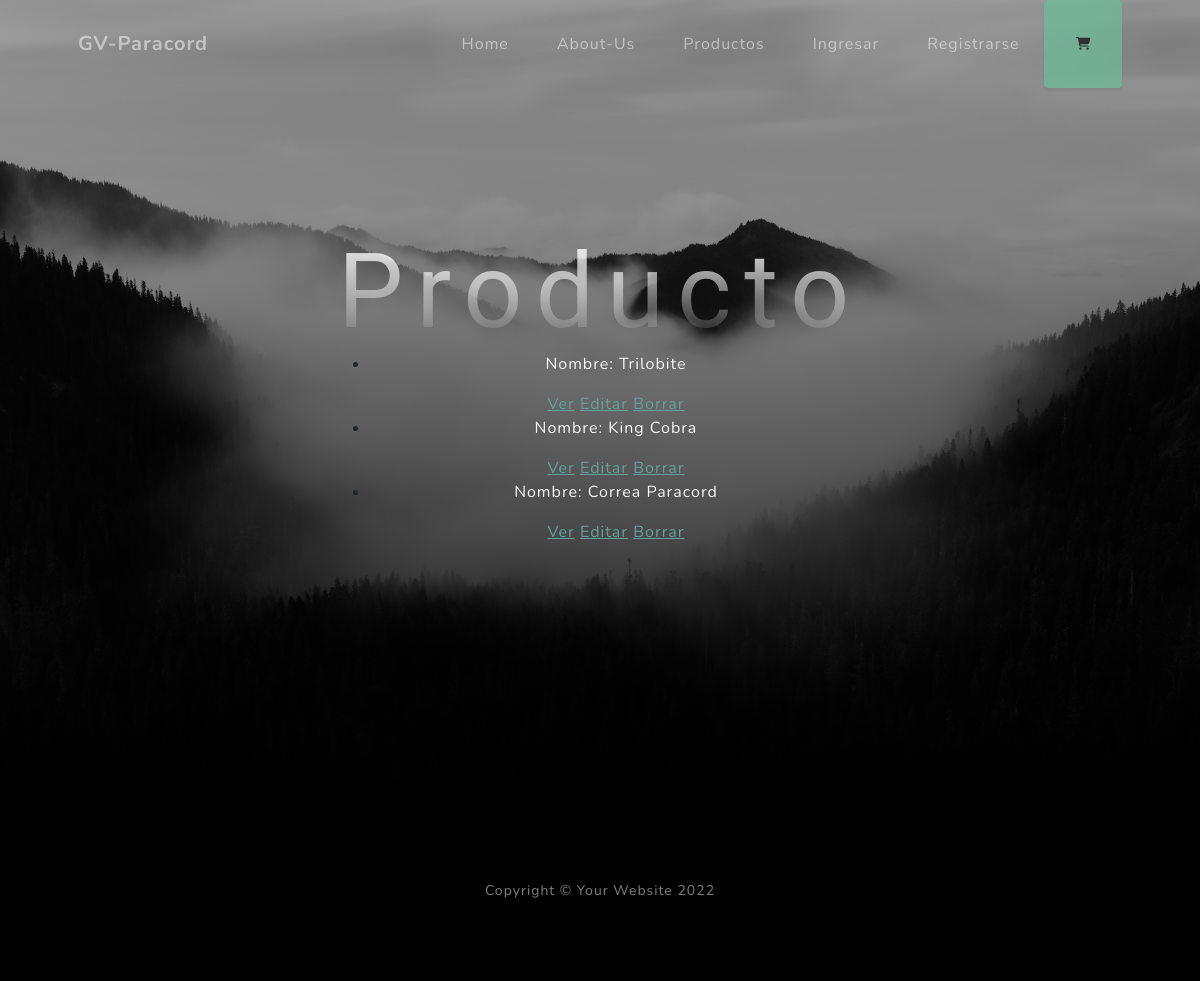
Page /producto/list on the committed database.
### AppECP/models.py (models this page shows, shortened)
class Producto(models.Model):
	nombre = models.CharField(max_length=250, verbose_name='Nombre')
	encabezado = models.TextField(verbose_name='Encabezado')
	contenido = models.TextField(verbose_name='Contenido')
	image = models.ImageField(default='users/cobra.png',upload_to='producto/', null=True, blank=True, verbose_name='Imagen')
	precio = models.FloatField()
	creacion = models.DateField(verbose_name='Fecha de creación')
	category = models.ForeignKey(Categorias, on_delete=models.CASCADE, related_name='get_posts', verbose_name='Categoría')
	fabricante = models.ForeignKey(User, on_delete=models.CASCADE, related_name='get_posts', verbose_name='Fabricante')
	class Meta:
		verbose_name = 'Producto'
		verbose_name_plural = 'Productos'
		ordering = ['-creacion']

### AppECP/views.py (the view)
# urls.py: path('producto/list', views.ProductoListView.as_view(), name='List'),
class ProductoListView(ListView):
    model = Producto
    template_name = "AppECP/producto_list.html"

### AppECP/templates/AppECP/producto_list.html (shortened to what this page needs)
<!DOCTYPE html>
<html lang="en">
    <head>
        {% load static %}
        <link href="{% static 'css/styles.css'%}" rel="stylesheet" />
    </head>
    <body id="page-top">
        <nav class="navbar navbar-expand-lg navbar-light fixed-top" id="mainNav">
            <div class="container px-4 px-lg-5">
                <a class="navbar-brand" href="#page-top">GV-Paracord</a>
                <div class="collapse navbar-collapse" id="navbarResponsive">
                    <ul class="navbar-nav ms-auto">
                        <li class="nav-item"><a class="nav-link" href={% url 'home' %}>Home</a></li>
                        <li class="nav-item"><a class="nav-link" href={% url 'aboutus' %}>About-Us</a></li>
                        <li class="nav-item"><a class="nav-link" href={% url 'products' %}>Productos</a></li>
                        {% if request.user.is_authenticated %}
                        <li class="nav-item dropdown">
                            <a class="nav-link dropdown-toggle" href="#" role="button" data-bs-toggle="dropdown" aria-expanded="false">
                                {{ user.username}}
                            </a>
                            <ul class="dropdown-menu">
                                {% if user.is_superuser %}
                              <li><a class="dropdown-item" href="{% url 'List' %}">Listar Productos</a></li>
                              <li><a class="dropdown-item" href="{% url 'New' %}">Agregar Productos</a></li>
                                {% endif %}
                              <li><a class="dropdown-item" href={% url 'logout' %}>Cerrar Sesion</a></li>
                            </ul>
                          </li>
                        {% else %}
                        <li class="nav-item"><a class="nav-link" href={% url 'login' %}>Ingresar</a></li>
                        <li class="nav-item"><a class="nav-link" href={% url 'register' %}>Registrarse</a></li>
                        {% endif %}
                        <br>
                        {% if user.is_superuser or not user.is_authenticated %}
                        <button role="button" class="btn btn-success mr-3" disabled>
                            <i class="fas fa-shopping-cart"></i>
                        </button>
                        {% else %}
                        <button role="button" class="btn btn-success mr-3" href="{% url 'carrito_index' %}">
                            <i class="fas fa-shopping-cart"></i>
                        </button>
                        {% endif %}
                    </ul>
                </div>
            </div>
        </nav>
        <header class="masthead">
            <div class="container px-4 px-lg-5 d-flex h-100 align-items-center justify-content-center">
                <div class="d-flex justify-content-center">
                    <div class="text-center">
                        <form method="post">{% csrf_token %}
                            <h1> Producto</h1>
                            <ul>
                            {% for producto in object_list %}
                                <li>
                                    <p style="color: whitesmoke;">Nombre: {{producto.nombre}}</p>
                                    <a href="{% url 'Detail' producto.id %}"> Ver</a>
                                    <a href="{% url 'Edit' producto.id %}"> Editar</a>
                                    <a href="{% url 'Delete' producto.id %}"> Borrar</a>
                                </li>
                             {% endfor %}
                            </ul>
                        </form>
                    </div>
                </div>
            </div>
        </header>
        <footer class="footer bg-black small text-center text-white-50"><div class="container px-4 px-lg-5">Copyright &copy; Your Website 2022</div></footer>
    </body>
</html>

### rows in the picture
Producto: nombre "Trilobite"
Producto: nombre "King Cobra"
Producto: nombre "Correa Paracord"
